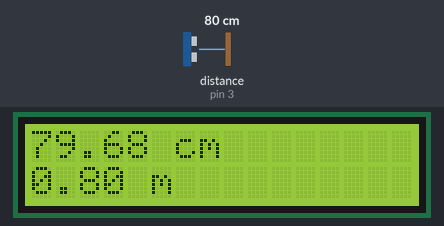
The sketch below on a simulated Arduino Uno, built with avr-gcc and run on an emulated ATmega328P. On the bench: 16×2 character LCD. Wiring (inferred from the names in the program): ultrasonic range finder: trigger pin 2; echo pin 3. Inputs (shaded band) come from the test bench; at power-on: distance to the obstacle (sensor on pin 3) 80 cm. The echo pulse lasts 58.3 µs per cm; what the sketch prints to the serial monitor is not drawn.

Above: at 1.2 s.
1.3 s: distance to the obstacle (sensor on pin 3) set to 2 cm
At 2.0 s:
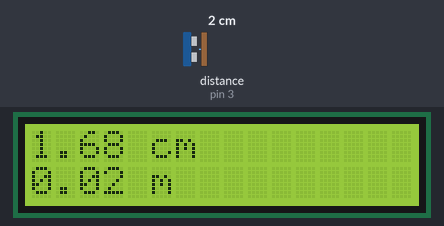
4.3 s: distance to the obstacle (sensor on pin 3) set to 4 cm
At 5.0 s:
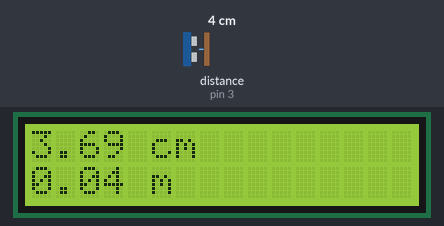
6.1 s: distance to the obstacle (sensor on pin 3) set to 18 cm
At 6.5 s:
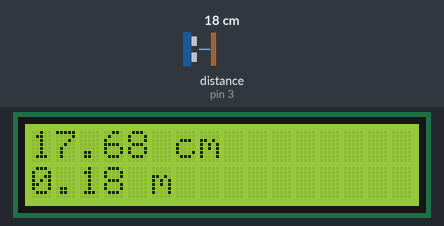
Timing chart, 0 to 9.1 s (numbered marks = the images above; inputs shaded):
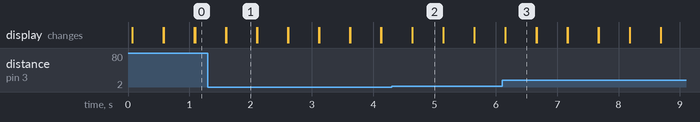

Measured:
- after the input at 1.3 s, the display: first differs from a run without the input after 0.30 s (image 1)
- after the input at 4.3 s, the display: first differs from a run without the input after 0.34 s (image 2)
- after the input at 6.1 s, the display: first differs from a run without the input after 0.06 s (image 3)
- what the display in image 1 shows lasts 0.5 s, from 1.6 s to 2.1 s

The sketch:

UltrasonicSenser.ino
```cpp
#include <LiquidCrystal.h>

int rs=7;
int en=8;
int d4=9;
int d5=10;
int d6=11;
int d7=12;

LiquidCrystal lcd(rs,en,d4,d5,d6,d7);

int tpin=2;
int epin=3;
int pingtraveltime;
float pingtraveldistance;
float distancetotarget;
float ditsanceinmeter;

void setup() {
pinMode(tpin,OUTPUT);
pinMode(epin,INPUT);
Serial.begin(9600);
lcd.begin(16,20);
}

void loop() {
digitalWrite(tpin,LOW);
delayMicroseconds(10);
digitalWrite(tpin,HIGH);
delayMicroseconds(10);
digitalWrite(tpin,LOW);
pingtraveltime=pulseIn(epin,HIGH);
pingtraveldistance=((pingtraveltime*767.269*5280.*12)/(3600.*1000000.))*0.0254*100.;
distancetotarget=pingtraveldistance/2;
ditsanceinmeter=distancetotarget/100;
Serial.print(0);
Serial.print(",");
Serial.print(distancetotarget);
Serial.print(",");
Serial.println(15);
lcd.setCursor(0,0);
lcd.print(distancetotarget);
lcd.print(" cm");
lcd.setCursor(0,1);
lcd.print(ditsanceinmeter);
lcd.print(" m");
delay(500);
lcd.clear();
}
```
